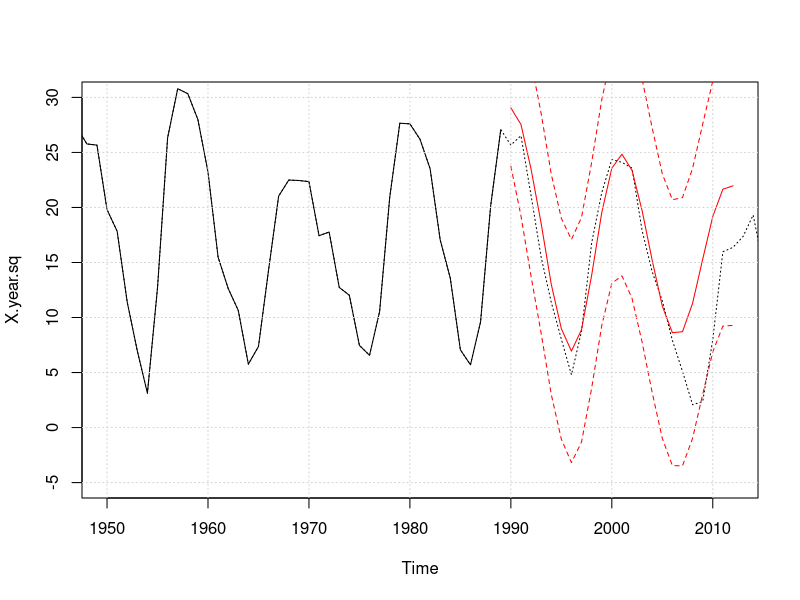

Reproduce this figure in R.
## Example Forecasting Time Series 1.11
# Sunspot data:
X = sunspot.month
X.year = aggregate(X, nfrequency = 1, FUN = mean)
# Box-Cox squarte root transformation
X.year.sq = (sqrt(X.year) - 1) * 2
# create training set
X.year.sq.train = window(X.year.sq, start = 1749, end = 1989)
# build model
model = ar(X.year.sq.train, aic = F, order.max = 9, method = "burg")
# prdict future values
pred = predict(model, n.ahead = 23)
# do some plotting
plot(X.year.sq, lty = 3, ylim = c(-5, 30), xlim = c(1950,
                                                    2012))
lines(X.year.sq.train)
lines(pred$pred, col = "red")
lines(pred$pred + 1.96 * pred$se, col = "red", lty = 2)
lines(pred$pred - 1.96 * pred$se, col = "red", lty = 2)
grid()